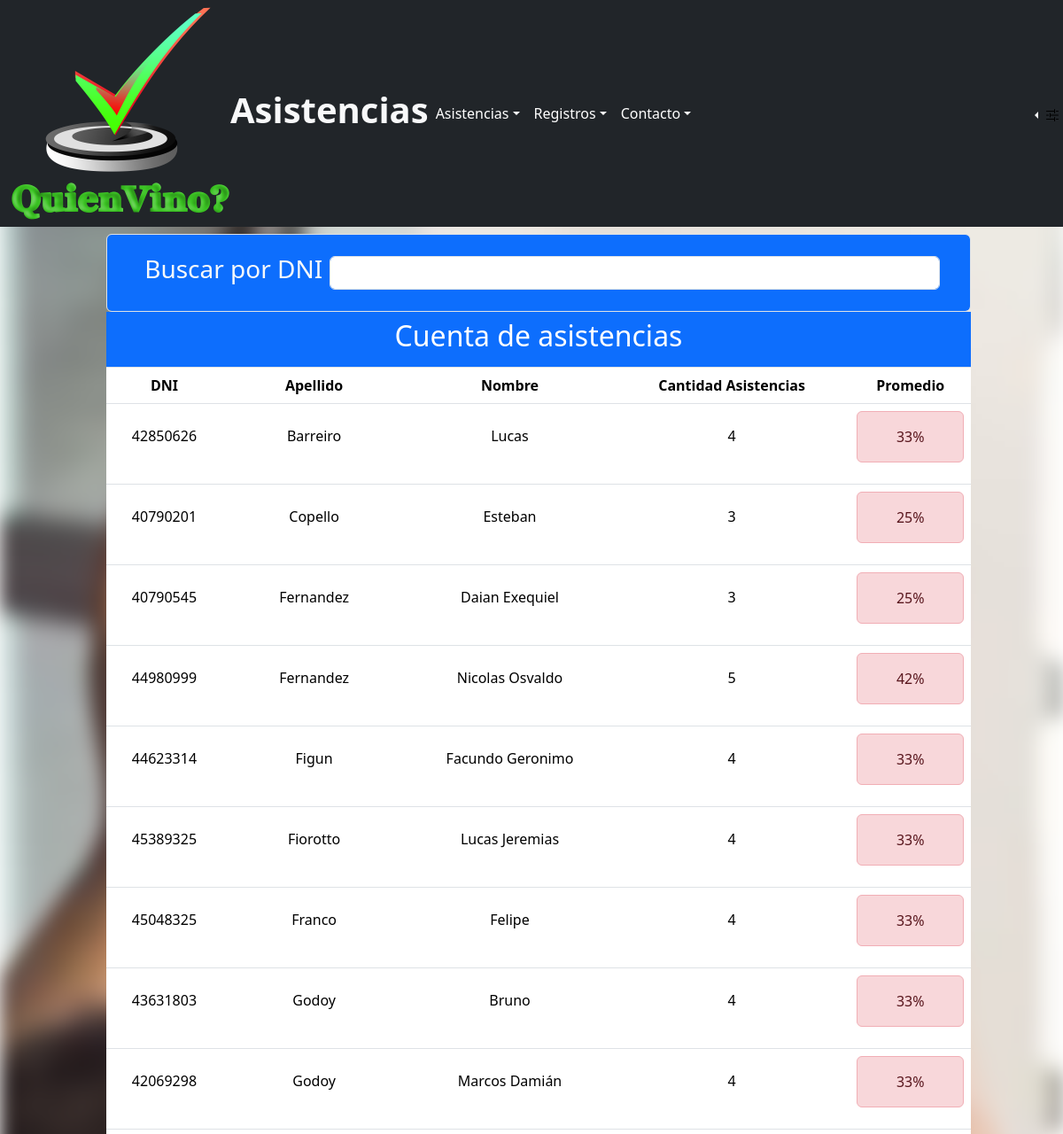
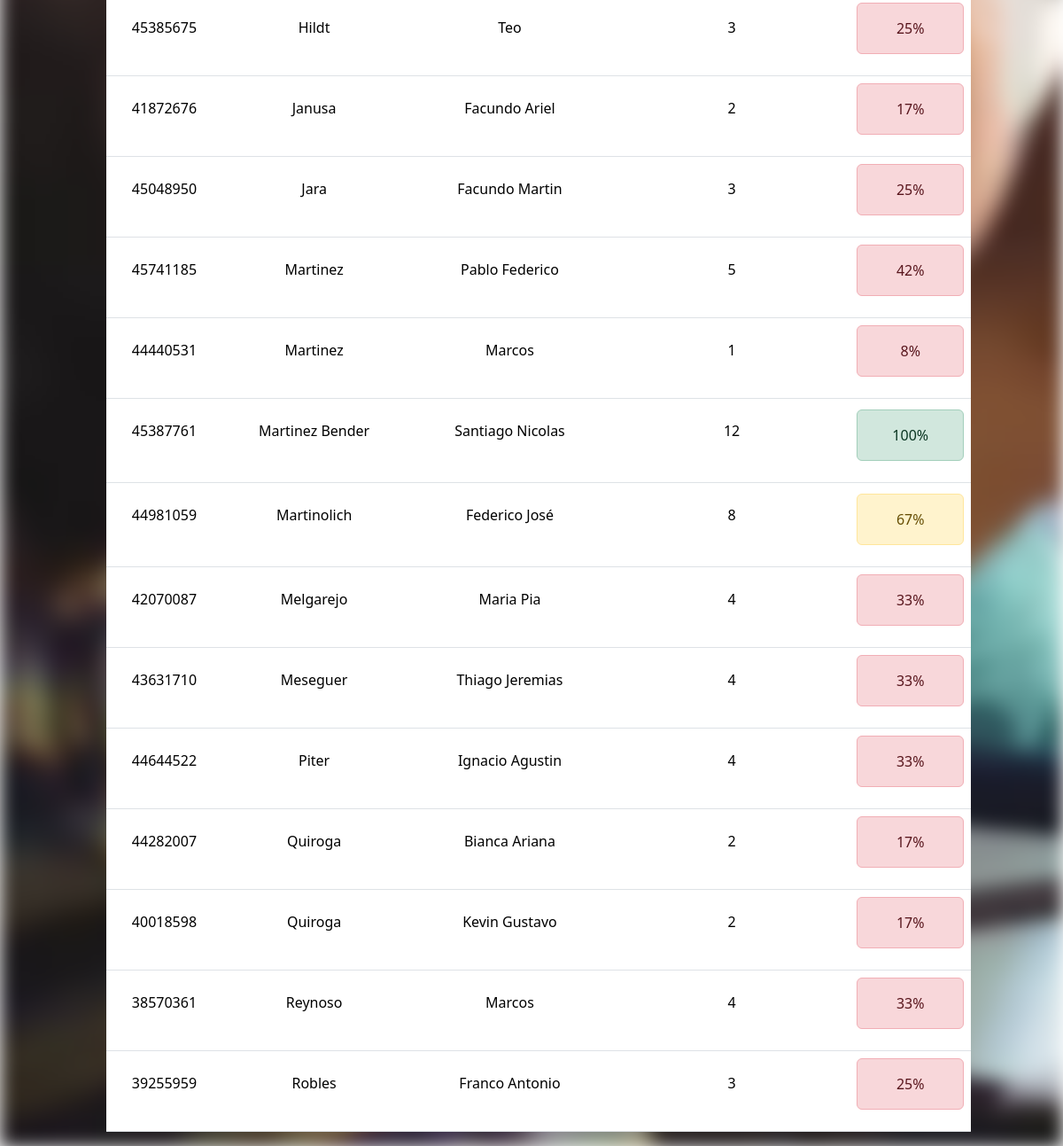
The app's page /Control/contarAsistencias.php with its own data (2 pictures, top to bottom).
### tables this page shows
CREATE TABLE IF NOT EXISTS `alumno` (
  `dni` bigint NOT NULL,
  `nombre` varchar(50) NOT NULL,
  `apellido` varchar(50) NOT NULL,
  `fecha_nacimiento` date NOT NULL,
  PRIMARY KEY (`dni`) USING BTREE
);

### BD/conn.php (called while the page is built, shortened)
<?php
class Conexion
{
  private $host = "localhost";
  private $contrasena = "";
  private $bd = "sistemaasistencia";
  private $usuario = "root";
  private $conn;
  public  function __construct()
  {
    $this->conn = new mysqli($this->host, $this->usuario, $this->contrasena, $this->bd);
  }
  public function ejecutar($consulta)
  {
    return $this->conn->query($consulta);
  }
}
?>

### Clases/Alumno.php (called while the page is built, shortened)
<?php
class Alumno extends Persona
{
  public static function contarAsistencias()
  {
    $contarQuery = ("SELECT al.dni, al.nombre, al.apellido, COUNT(*) AS Asistencias FROM (asistencia AS a INNER JOIN alumno AS al ON al.dni=a.dni) GROUP BY  al.dni, al.nombre, al.apellido ORDER BY al.apellido ASC");
    return $contarQuery;
  }
  public static function traerParametroAsistencias()
  {
    $diasQuery = ("SELECT dias_clases from parametros");
    return $diasQuery;
  }
}
?>

### Clases/Parametro.php (called while the page is built, shortened)
<?php
Class Parametro{
  public static function traerParametros(){
    $queryParametros = ("SELECT * FROM parametros");
    return $queryParametros;
  }
}
?>

### Control/contarAsistencias.php (the view, shortened to what this page needs)
<?php
include("../BD/conn.php");
include("../Clases/Alumno.php");
include("../Clases/Parametro.php");
?>
<!DOCTYPE html>
<html lang="en">
<head>
  <link rel="stylesheet" href="../Resources/css/bootstrap.min.css" />
  <link rel="stylesheet" href="../styleIndex.css">
</head>
<body>
  <nav class="navbar navbar-expand-sm bg-dark navbar-dark">
    <div class="container-fluid">
      <a href="../../QuienVino/index.php">
        <div class="redondo">
          <img src="../Multimedia/logo2.png" class="logo">
        </div>
      </a>
      <div class="d-flex justify-content-end">
        <h1 class="text-light"><b>Asistencias</b></h1>
      </div>
      <div class="collapse navbar-collapse" id="collapsibleNavbar">
        <ul class="navbar-nav">
          <li class="nav-item dropdown">
            <a class="nav-link dropdown-toggle" href="#" role="button" data-bs-toggle="dropdown">Asistencias</a>
          </li>
          <li class="nav-item dropdown">
            <a class="nav-link dropdown-toggle" href="#" role="button" data-bs-toggle="dropdown">Registros</a>
          </li>
          <li class="nav-item dropdown">
            <a class="nav-link dropdown-toggle" href="#" role="button" data-bs-toggle="dropdown">Contacto</a>
          </li>
        </ul>
      </div>
    </div>
    <div class="nav-item dropstart">
      <a class="nav-link dropdown-toggle text-light" href="#" role="button" data-bs-toggle="dropdown"
        aria-expanded="false">
        <img src="../Multimedia/sliders2.svg" alt="" class="img-fluid config" style="margin-right: 5px;">
      </a>
    </div>
  </nav>
  <div class="d-flex justify-content-center">
    <div class="col-10">
      <div class="container m-2">
        <div class="w-100 position-relative start-0 bg-primary text-light rounded border text-center form-control">
          <div class="d-flex align-items-center justify-content-center p-3 w-100">
            <label for="dni" class="text-left round pr-5">
              <h3 class="text-light mx-2">Buscar por DNI</h3>
            </label>
            <input type="number" name="dni" id="dni" class="form-control w-75 " onkeyup="buscarFetch(this.value)" autofocus>
          </div>
        </div>
        <table class="table table-hover text-center" id="vaciar">
          <thead>
            <tr>
              <th colspan="5" class="bg-primary text-white ">
                <h2>Cuenta de asistencias</h2>
              </th>
            </tr>
            <tr>
              <th scope="col">DNI</th>
              <th scope="col">Apellido</th>
              <th scope="col">Nombre</th>
              <th scope="col">Cantidad Asistencias</th>
              <th scope="col">Promedio</th>
            </tr>
          </thead>
          <tbody id="tableInfo">
            <?php
            $conectarDB = new Conexion();
            $consulta = Alumno::contarAsistencias();
            $traerDatos = $conectarDB->ejecutar($consulta);
            $resultado = $traerDatos->fetch_all();
            if ($resultado <> NULL) {
              foreach ($resultado as $eachResult => $value) {
                ?>
                <tr>
                  <td>
                    <div class="mt-3">
                      <?php echo ($value[0]); ?>
                    </div>
                  </td>
                  <td>
                    <div class="mt-3">
                      <?php echo ($value[2]); ?>
                    </div>
                  </td>
                  <td>
                    <div class="mt-3">
                      <?php echo ($value[1]); ?>
                    </div>
                  </td>
                  <td>
                    <div class="mt-3">
                      <?php echo ($value[3]); ?>
                    </div>
                  </td>
                  <td>
                    <?php
                    $asistencia = $value[3];
                    $traerDias = Alumno::traerParametroAsistencias();
                    $ejecutar = $conectarDB->ejecutar($traerDias);
                    $dias_de_clase = $ejecutar->fetch_all();
                    $traerParametros = Parametro::traerParametros();
                    $ejecutar = $conectarDB->ejecutar($traerParametros);
                    $listadoParametros = $ejecutar->fetch_all();
                    if ($listadoParametros == NULL) {
                      echo "<div class='alert alert-danger mt-1'> Imposible calcular, parámetros requeridos. </div>";
                    } else {
                      $dia = intval($dias_de_clase[0][0]);
                      $promedioAlumno = round($asistencia * 100 / $dia);
                      if ($promedioAlumno >= $listadoParametros[0][2]) {
                        echo "<div class='alert alert-success mt-1'> $promedioAlumno% </div>";
                      } elseif (($promedioAlumno < 80) && ($promedioAlumno >= $listadoParametros[0][3])) {
                        echo "<div class='alert alert-warning mt-1'> $promedioAlumno% </div>";
                      } else {
                        echo "<div class='alert alert-danger'> $promedioAlumno% </div>";
                      }
                    }
                    ?>
                  </td>
                </tr>
                <?php
              }
            }
            ?>
        </tbody>
        </table>
      </div>
    </div>
  </div>
</body>
</html>

### styleIndex.css (style rules this page uses)
body::before { filter: blur(2px); content: ""; position: absolute; height: 20%; width: 20%; background-image: url("Multimedia/ninos-escuela-levantando-mano-aula_107420-85511.png") ; background-repeat: repeat; background-size: cover; z-index: -1; -webkit-transform: scale(5); -webkit-transform-origin: top left; }
body { background-repeat: repeat; }
a:link, a:visited, a:active { text-decoration: none; color: white; }
b { text-decoration: none; }

### records on screen
alumno: dni "42850626", apellido "Barreiro", nombre "Lucas", value "4", promedioAlumno "33"
alumno: dni "40790201", apellido "Copello", nombre "Esteban", value "3", promedioAlumno "25"
alumno: dni "40790545", apellido "Fernandez", nombre "Daian Exequiel", value "3", promedioAlumno "25"
alumno: dni "44980999", apellido "Fernandez", nombre "Nicolas Osvaldo", value "5", promedioAlumno "42"
alumno: dni "44623314", apellido "Figun", nombre "Facundo Geronimo", value "4", promedioAlumno "33"
alumno: dni "45389325", apellido "Fiorotto", nombre "Lucas Jeremias", value "4", promedioAlumno "33"
alumno: dni "45048325", apellido "Franco", nombre "Felipe", value "4", promedioAlumno "33"
alumno: dni "43631803", apellido "Godoy", nombre "Bruno", value "4", promedioAlumno "33"
alumno: dni "42069298", apellido "Godoy", nombre "Marcos Damián", value "4", promedioAlumno "33"
alumno: dni "45385675", apellido "Hildt", nombre "Teo", value "3", promedioAlumno "25"
alumno: dni "41872676", apellido "Janusa", nombre "Facundo Ariel", value "2", promedioAlumno "17"
alumno: dni "45048950", apellido "Jara", nombre "Facundo Martin", value "3", promedioAlumno "25"
alumno: dni "45741185", apellido "Martinez", nombre "Pablo Federico", value "5", promedioAlumno "42"
alumno: dni "44440531", apellido "Martinez", nombre "Marcos", value "1", promedioAlumno "8"
alumno: dni "45387761", apellido "Martinez Bender", nombre "Santiago Nicolas", value "12", promedioAlumno "100"
alumno: dni "44981059", apellido "Martinolich", nombre "Federico José", value "8", promedioAlumno "67"
alumno: dni "42070087", apellido "Melgarejo", nombre "Maria Pia", value "4", promedioAlumno "33"
alumno: dni "43631710", apellido "Meseguer", nombre "Thiago Jeremias", value "4", promedioAlumno "33"
alumno: dni "44644522", apellido "Piter", nombre "Ignacio Agustin", value "4", promedioAlumno "33"
alumno: dni "44282007", apellido "Quiroga", nombre "Bianca Ariana", value "2", promedioAlumno "17"
alumno: dni "40018598", apellido "Quiroga", nombre "Kevin Gustavo", value "2", promedioAlumno "17"
alumno: dni "38570361", apellido "Reynoso", nombre "Marcos", value "4", promedioAlumno "33"
alumno: dni "39255959", apellido "Robles", nombre "Franco Antonio", value "3", promedioAlumno "25"
